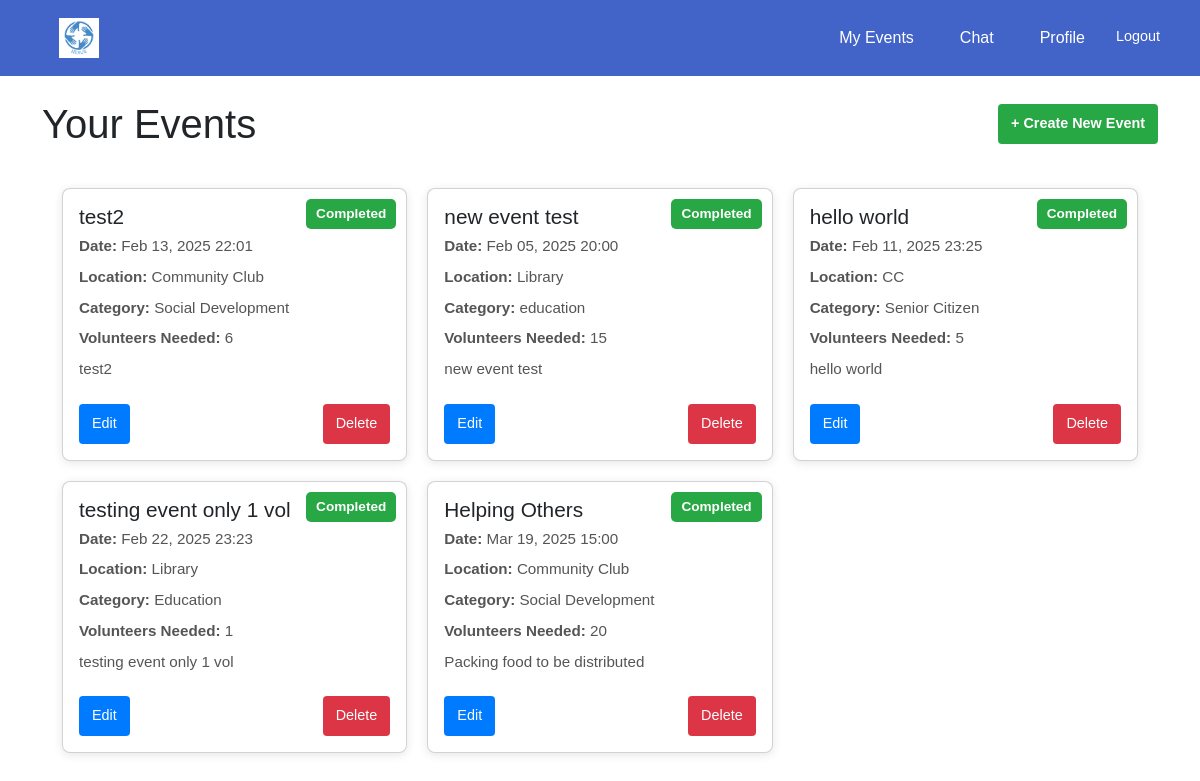
/events/dashboard/organisation/ (signed in), run on the app's committed database.
### events/models.py (models this page shows, shortened)
class Event(models.Model):
    CATEGORY_CHOICES = [
        ('Education', 'Education'),
        ('Social Development', 'Social Development'),
        ('Senior Citizen', 'Senior Citizen'),
    ]
    organisation = models.ForeignKey(settings.AUTH_USER_MODEL, on_delete=models.CASCADE)
    name = models.CharField(max_length=255)
    description = models.TextField()
    date = models.DateTimeField()
    location = models.CharField(max_length=255)
    volunteers_needed = models.PositiveIntegerField()
    roles_responsibilities = models.TextField()
    category = models.CharField(max_length=50, choices=CATEGORY_CHOICES, blank=False, default='Education')

### events/views.py (the view)
# urls.py: path('dashboard/organisation/', views.organisation_dashboard, name='organisation_dashboard'),
@login_required
def organisation_dashboard(request):
    if request.user.user_type == 'organisation':
        events = Event.objects.filter(organisation=request.user)
        return render(request, 'events/organisation_dashboard.html', {'events': events})
    return redirect('home')

### events/templates/events/organisation_dashboard.html (shortened to what this page needs)
{% extends 'base.html' %}
{% block content %}
    <div class="dashboard-header">
        <h1>Your Events</h1>
        <a href="{% url 'events:create_event' %}" class="btn btn-create">+ Create New Event</a>
    </div>
    <div class="dashboard-container">
        {% if events %}
            {% for event in events %}
                <div class="card">
                    <span class="status-badge {% if event.date > current_time %}upcoming{% else %}completed{% endif %}">
                        {% if event.date > current_time %}
                            Upcoming
                        {% else %}
                            Completed
                        {% endif %}
                    </span>
                    <h3>{{ event.name }}</h3>
                    <p><strong>Date:</strong> {{ event.date|date:"M d, Y H:i" }}</p>
                    <p><strong>Location:</strong> {{ event.location }}</p>
                    <p><strong>Category:</strong> {{ event.get_category_display }}</p>
                    <p><strong>Volunteers Needed:</strong> {{ event.volunteers_needed }}</p>
                    <p>{{ event.description }}</p>
                    <div class="card-buttons">
                        <a href="{% url 'events:edit_event' event.id %}" class="btn btn-edit">Edit</a>
                        <a href="{% url 'events:delete_event' event.id %}" class="btn btn-delete" onclick="return confirm('Are you sure you want to delete this event?');">
                            Delete
                        </a>
                    </div>
                </div>
            {% endfor %}
        {% else %}
            <p>No events found. Create your first event!</p>
        {% endif %}
    </div>
{% endblock %}

### templates/base.html (style rules this page uses)
body { margin: 0; font-family: Arial, sans-serif; }

### events/templates/events/organisation_dashboard.html (style rules this page uses)
.dashboard-container { display: grid; grid-template-columns: repeat(auto-fit, minmax(300px, 1fr)); gap: 20px; padding: 20px; }
.dashboard-header { display: flex; justify-content: space-between; align-items: center; margin-bottom: 20px; }
.dashboard-header h1 { margin: 0; }
.btn-create { background-color: #28a745; color: white; padding: 10px 16px; border-radius: 5px; text-decoration: none; font-weight: bold; }
.card { background: white; border-radius: 8px; padding: 16px; box-shadow: 0 2px 10px rgba(0, 0, 0, 0.1); transition: transform 0.2s ease-in-out, box-shadow 0.2s ease-in-out; position: relative; }
.card h3 { font-size: 1.3em; margin-bottom: 5px; }
.card p { font-size: 0.95em; color: #555; margin-bottom: 8px; }
.status-badge { position: absolute; top: 10px; right: 10px; padding: 5px 10px; font-size: 0.85em; font-weight: bold; border-radius: 5px; }
.completed { background-color: #28a745; color: white; }
.card-buttons { display: flex; justify-content: space-between; margin-top: 15px; }
.btn { text-decoration: none; padding: 8px 12px; border-radius: 4px; color: white; font-size: 0.9em; transition: background 0.2s ease-in-out; }
.btn-edit { background-color: #007bff; }
.btn-delete { background-color: #dc3545; }

### data on the page
Event: shows "Completed", name "test2", date "Feb 13, 2025 22:01", location "Community Club", category "Social Development", volunteers_needed "6", description "test2"
Event: shows "Completed", name "new event test", date "Feb 05, 2025 20:00", location "Library", category "education", volunteers_needed "15", description "new event test"
Event: shows "Completed", name "hello world", date "Feb 11, 2025 23:25", location "CC", category "Senior Citizen", volunteers_needed "5", description "hello world"
Event: shows "Completed", name "testing event only 1 vol", date "Feb 22, 2025 23:23", location "Library", category "Education", volunteers_needed "1", description "testing event only 1 vol"
Event: shows "Completed", name "Helping Others", date "Mar 19, 2025 15:00", location "Community Club", category "Social Development", volunteers_needed "20", description "Packing food to be distributed"
